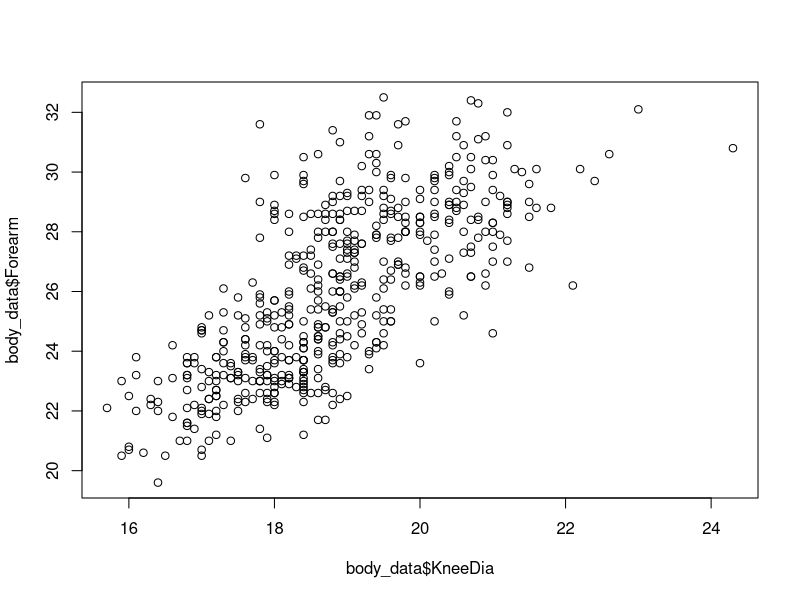
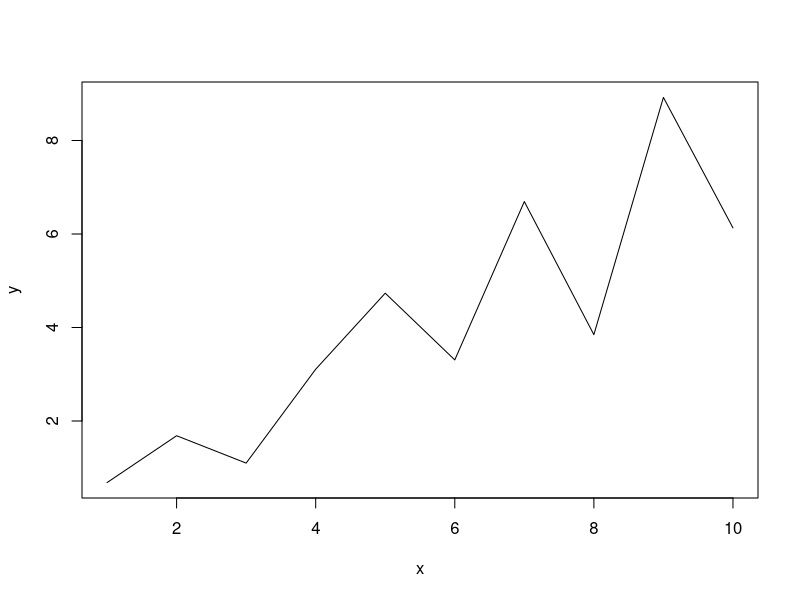
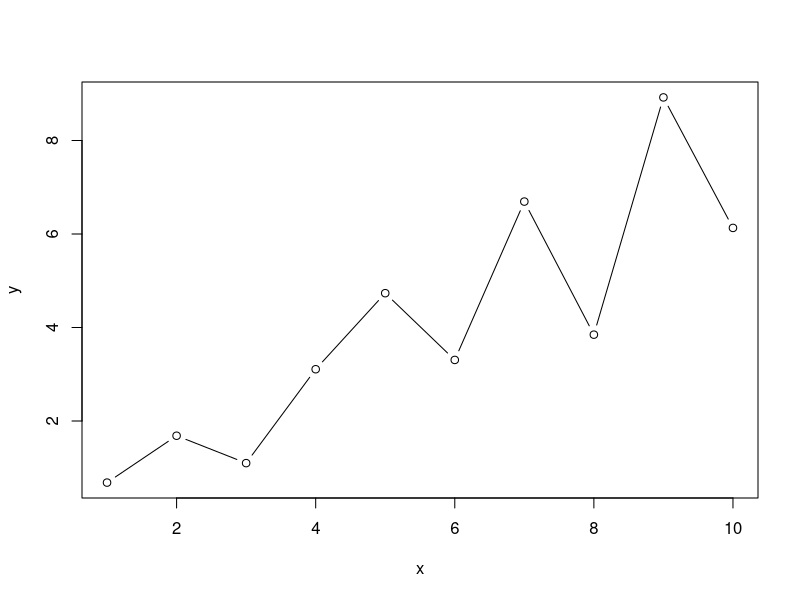
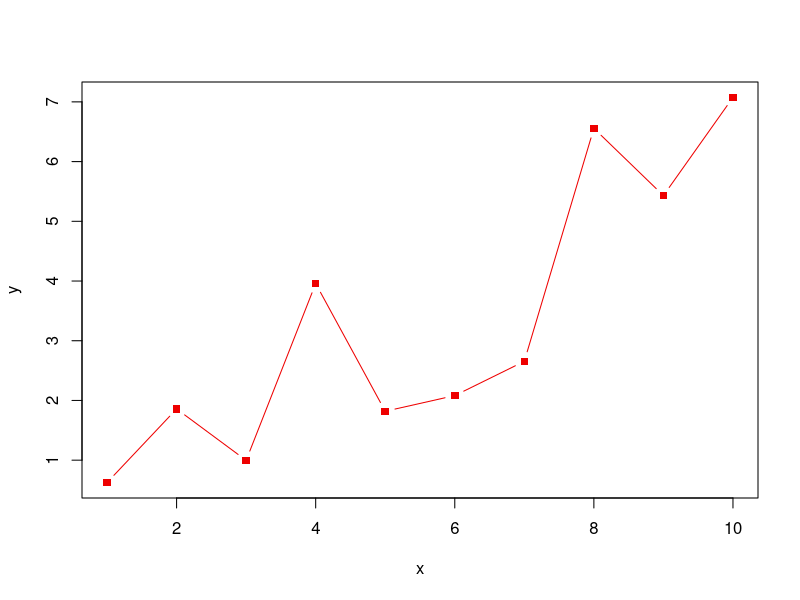
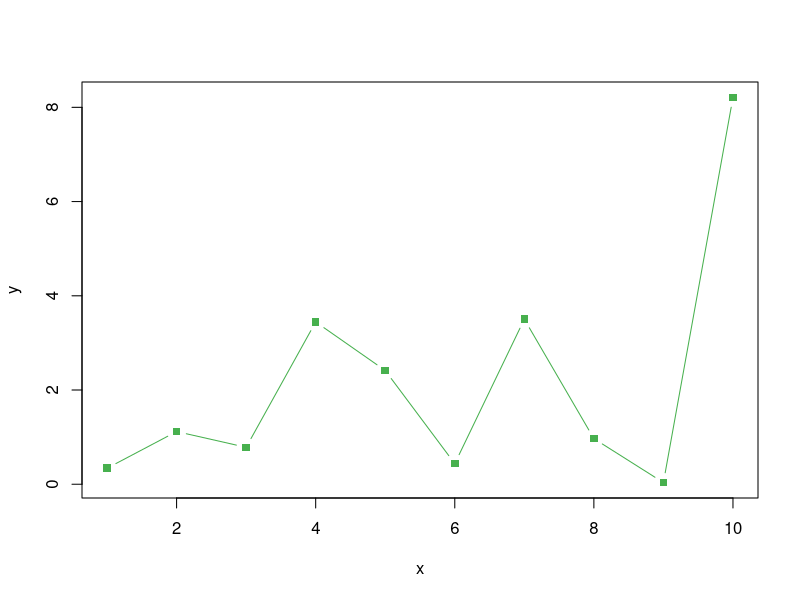
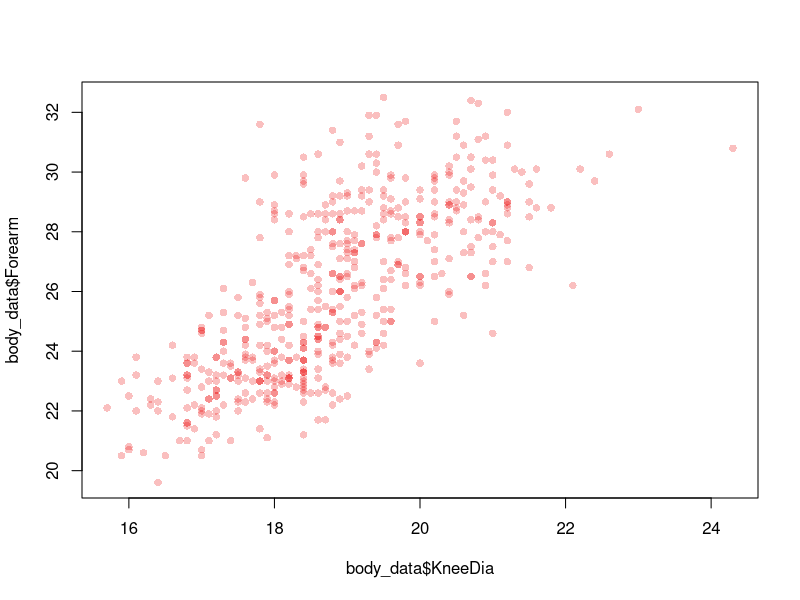
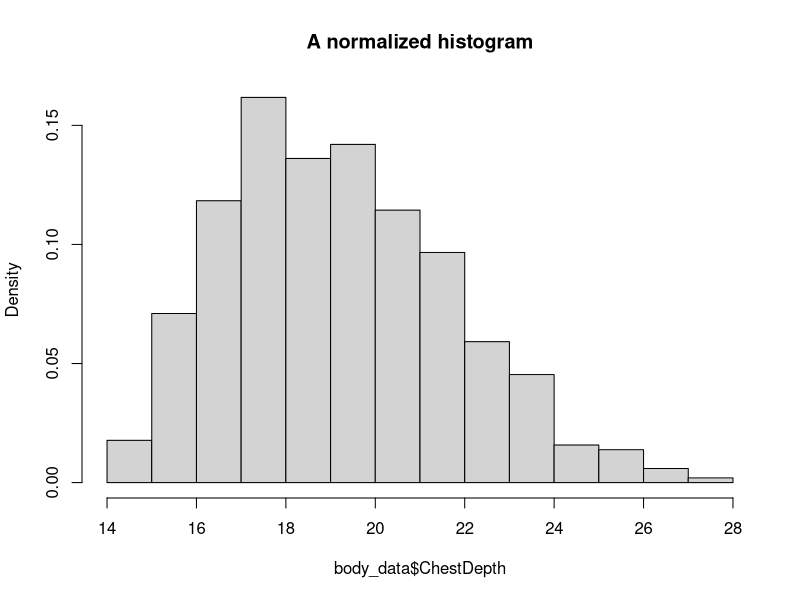
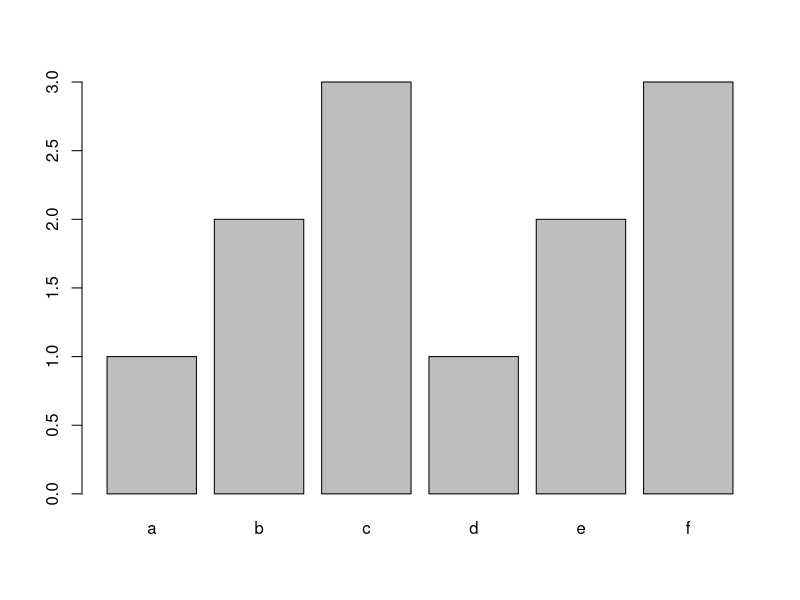

These charts were generated, in order, by the following R code:
## ---- chunk 1
body_data <- read.csv('data/body.csv')
head(body_data)
dev.off() # Make sure all graphic parameters are reset
## ---- chunk 2
plot(body_data$KneeDia, body_data$Forearm)
## ---- chunk 3
x <- 1:10
y <- runif(10) * x
plot(x, y, type= 'l')
plot(x, y, type= 'b')
## ---- chunk 4
x <- 1:10
y <- runif(10) * x
plot(x, y, type= 'b', pch=15, col ='red2')
## ---- chunk 5
x <- 1:10
y <- runif(10) * x
plot(x, y, type= 'b', pch=15, col ='#47B04E')
## ---- chunk 6
my_red <- adjustcolor( "red2", alpha.f = 0.25)
plot(body_data$KneeDia, body_data$Forearm, pch=16, col=my_red)
## ---- chunk 7
hist(body_data$ChestDepth, freq = FALSE, main ='A normalized histogram')
## ---- chunk 8

labels <- c('a', 'b', 'c', 'd', 'e', 'f')
values <- c(1, 2, 3, 1, 2, 3)
barplot(values, names.arg = labels)

## ---- chunk 9
body_data$AgeCat <- cut(body_data$Age, 10)
boxplot(body_data$Height ~ body_data$AgeCat)
## ---- chunk 10
par(oma=c(0,0,0,0))
x <- 1:10
y <- runif(10) * x
plot(x, y, type= 'l')
## ---- chunk 11
par(mfcol = c(1,2))
hist(body_data$ChestDepth, freq = FALSE, main ='A normalized histogram')
hist(body_data$Biiliac, freq = FALSE, main ='A normalized histogram')
## ---- chunk 12
dev.off() # Make sure all graphic parameters are reset
## ---- chunk 13
plot(x, y, type= 'b', family='serif', main='Some title', cex=1.25)
## ---- chunk 14
plot(body_data$KneeDia, body_data$Forearm)
points(c(18, 20, 22), c(22, 23, 24), type='b', col='red2')
points(c(18, 20, 22), c(23, 24, 25), col='blue2')
## ---- chunk 15
my_blue <- adjustcolor( "navyblue", alpha.f = 0.25)
my_red <- adjustcolor( "indianred4", alpha.f = 0.25)

males <- body_data[body_data$Gender==0,]
females <- body_data[body_data$Gender==1,]

plot(females$Height, females$Weight, pch=15, main='Some graph', col=my_blue)
points(males$Height, males$Weight, pch=15, main='Some graph', col=my_red)
## ---- chunk 16
my_blue <- adjustcolor( "navyblue", alpha.f = 0.25)
my_red <- adjustcolor( "indianred4", alpha.f = 0.25)

xrange <- range(body_data$Height)
yrange <- range(body_data$Weight)

males <- body_data[body_data$Gender==0,]
females <- body_data[body_data$Gender==1,]

plot(females$Height, females$Weight, pch=15, main='Some graph', col=my_blue, xlim = xrange, ylim = yrange)
points(males$Height, males$Weight, pch=15, main='Some graph', col=my_red)

## ---- chunk 17

my_blue <- adjustcolor( "navyblue", alpha.f = 0.25)
my_red <- adjustcolor( "indianred4", alpha.f = 0.25)
my_orange <- adjustcolor( "orange", alpha.f = 0.5)

xrange <- range(body_data$Height)
yrange <- range(body_data$Weight)

males <- body_data[body_data$Gender==0,]
females <- body_data[body_data$Gender==1,]

plot(females$Height, females$Weight, pch=15, main='Some graph', col=my_blue, xlim = xrange, ylim = yrange, xlab='Height', ylab='Weight')
points(males$Height, males$Weight, pch=15, main='Some graph', col=my_red)

# Add a label to the graph
text(x=160, y=100, labels='A label', col="green2")
# Add a label to the graph
text(x=160, y=100, labels='A label', col="green2", font=3, family='serif')
# Add an arrow
arrows(x0=190, y0=100, x1=170,y1=60, length = 0.1, lwd=4, col=my_orange)
## ---- chunk 18
my_blue <- adjustcolor( "navyblue", alpha.f = 0.25)
my_red <- adjustcolor( "indianred4", alpha.f = 0.25)
my_orange <- adjustcolor( "orange", alpha.f = 0.5)

xrange <- range(body_data$Height)
yrange <- range(body_data$Weight)

males <- body_data[body_data$Gender==0,]
females <- body_data[body_data$Gender==1,]

plot(females$Height, females$Weight, pch=15, main='Some graph', col=my_blue, xlim = xrange, ylim = yrange, xlab='Height', ylab='Weight')
points(males$Height, males$Weight, pch=15, main='Some graph', col=my_red)

# Add the legend - notice: we have to set the colors and markers for the legend manually
legend('bottomright', c('Women', 'Men'), col = c(my_red, my_blue), pch=15)
